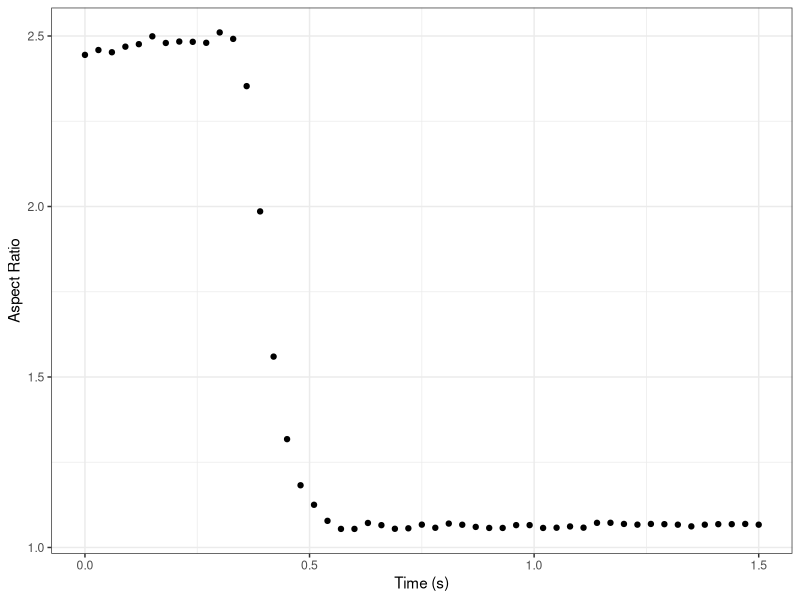
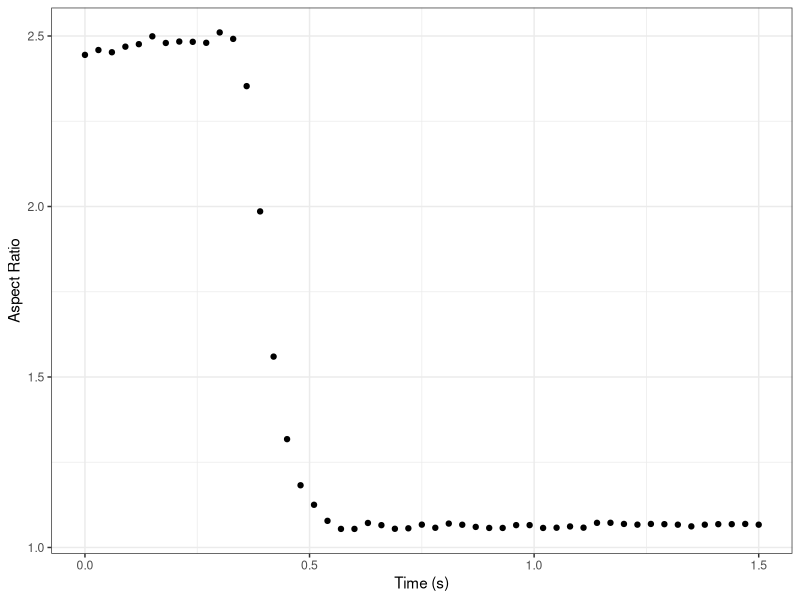
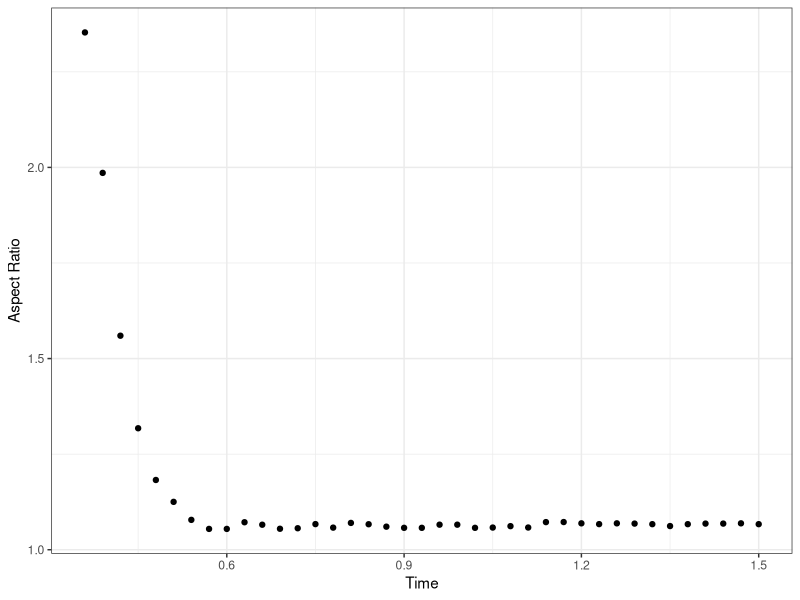
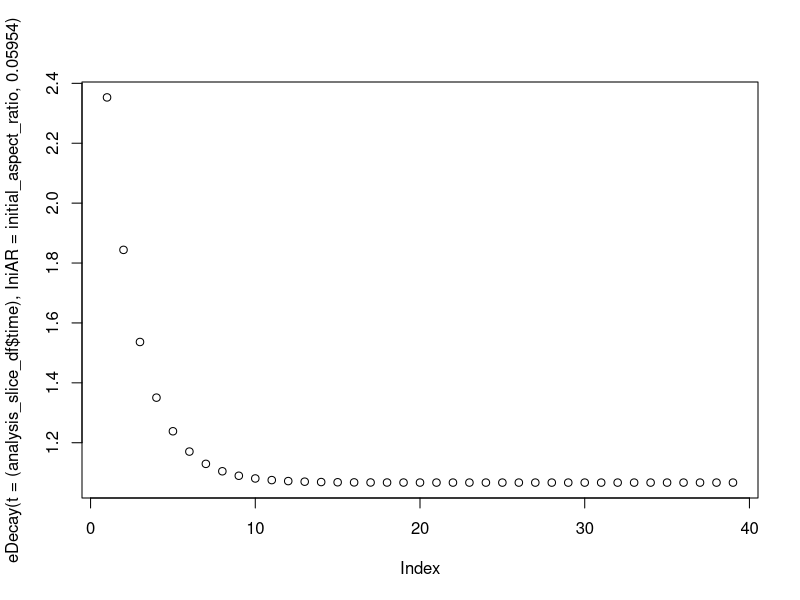
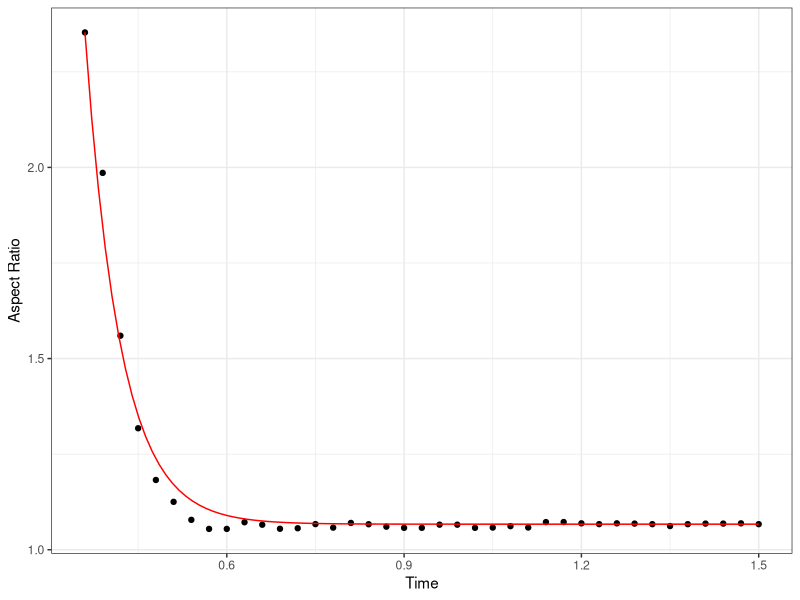

Source code (R) for these figures, in order:
# Visualizing droplet coalescence data for liquid-liquid phase separation
# Xavier Castellanos-Girouard, Rini Ravindran Patel
# August 17 2022


# Import libraries
library(dplyr)
library(tidyr)
library(ggplot2)




# Import values
aspect_ratio_raw <- read.csv(file = "aspect_ratio_values.csv", header = FALSE)
major_axis_raw <- read.csv(file = "axis_major_values.csv", header = FALSE)


# Make dataframe from values in pertinent range
aspect_ratio <- data.frame(values = as.numeric(aspect_ratio_raw[1,450:500]))

# Creating time points
timepoints <- seq(0, (nrow(aspect_ratio)-1)*0.03, by = 0.03)

# Adding time points to dataframe
aspect_ratio$time = timepoints
aspect_ratio$major_axis = as.numeric(major_axis_raw[1,450:500])


# Make the plot
plot <- ggplot(data = aspect_ratio,
         mapping = aes(x= time,
                       y= values)) +
  geom_point() +
  theme_bw() +
  xlab("Time (s)") +
  ylab("Aspect Ratio")

dev.new()
plot

pdf("Figure5C_panel1.pdf") 
plot
dev.off()

#### Fitting curve ####


# Keep only the points in the decay curve
time_slice_start = 13
#which(aspect_ratio$time == 0.66)

time_slice_end = 51
#which(aspect_ratio$time == 1.32)

print(paste("Curve Start:", time_slice_start, " | ", "Curve End:", time_slice_end))

# Take the points slice:
analysis_slice_df = aspect_ratio[c(time_slice_start:time_slice_end),]


# plot the slice

# Make the plot
plot <- ggplot() +
  geom_point(data = analysis_slice_df,
             mapping = aes(x= time,
                           y= values)) +
  theme_bw() +
  xlab("Time") +
  ylab("Aspect Ratio")

dev.new()
plot

## Defining the decay curve

# Plot the linear decay slope
initial_aspect_ratio = aspect_ratio$values[time_slice_start] # initial AR
ini_t = aspect_ratio$time[time_slice_start] # Initial time start of decay
final_AR = aspect_ratio$value[time_slice_end] # Final AR

e_num = exp(1) # Eulers number

# Decay Function
eDecay <- function(t, IniAR,tau){final_AR+(IniAR-final_AR)*(e_num**(-(t-ini_t)/tau))}

# Plot decay functio
plot(eDecay(t = (analysis_slice_df$time), IniAR = initial_aspect_ratio, 0.05954))



# Make model to find fit tau
fit_model1 <- 
  nls(values ~ eDecay(time, initial_aspect_ratio, tau), 
      data = analysis_slice_df, 
      start = list(tau = 0.05954)) # 0.05954

print(fit_model1) # 0.05954


# Plot model and experimental data
plot2 <- ggplot() +
  geom_point(data = analysis_slice_df,
             mapping = aes(x= time,
                           y= values)) +
  geom_function(fun = eDecay,
                args = list(IniAR = initial_aspect_ratio,
                            tau = 0.05954),
                color = "red") +
  theme_bw() +
  xlab("Time") +
  ylab("Aspect Ratio")

pdf("Figure5C_panel2.pdf")
plot2
dev.off()